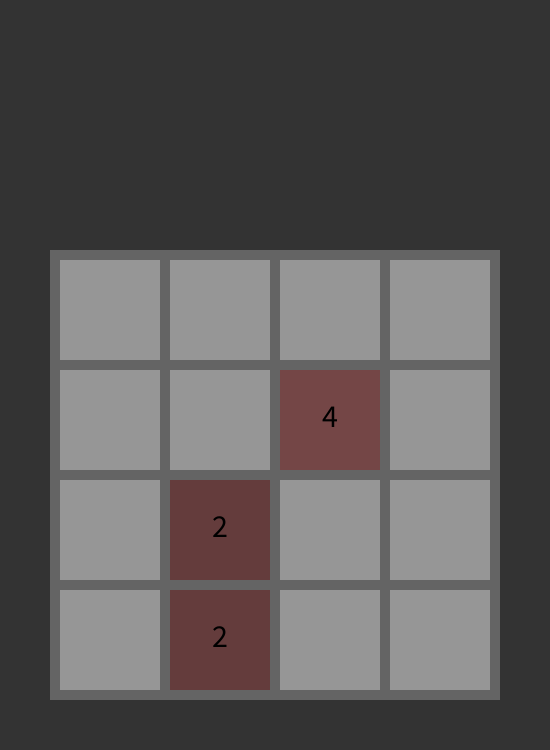
Frame 1 (no input)
Frame 60 (the mouse pressed at the canvas centre just before this capture): identical to frame 1, image omitted
Frame 120 (the mouse held since frame 60 and released just before this capture): identical to frame 1, image omitted

The Processing sketch that drew this single still picture (run headless with seeded random() and noise(); from frame 60 on, the mouse is pressed at the canvas centre):

// Processing sketch: game_2048
// ── game_2048.pde
Tile[][] tiles;

void setup() {
  size(550, 750);
  tiles = new Tile[4][4];
  spawnTile();
  spawnTile();
  spawnTile();
}

void draw() {
  background(51);

  //play area
  noStroke();
  fill(100);
  rect(50, 250, 450, 450);

  //background sqaures
  fill(150);
  int y = 260;
  for (int i = 0; i < 4; i++) {
    int x = 60;
    for (int j = 0; j < 4; j++) {
      rect(x, y, 100, 100);
      x += 110;
    }
    y += 110;
  }

  //tiles
  for (int i = 0; i < 4; i++) {
    for (int j = 0; j < 4; j++) {
      if (tiles[i][j] != null) {
        tiles[i][j].show();
      }
    }
  }
}

void keyPressed() {
  if (keyCode == UP) {
    moveUp();
  } else if (keyCode == RIGHT) {
    moveRight();
  } else if (keyCode == DOWN) {
    moveDown();
  } else if (keyCode == LEFT) {
    moveLeft();
  }
}

void moveUp() {
  for (int a = 0; a < 3; a++) {
    for (int j = 1; j <= 3; j++) {
      for (int i = 0; i <= 3; i++) {
        if (tiles[i][j-1] == null && tiles[i][j] != null && tiles[i][j].canMove) {
          tiles[i][j].j--;
          tiles[i][j-1] = tiles[i][j];
          tiles[i][j] = null;
        }
        if (tiles[i][j-1] != null && tiles[i][j] != null  && tiles[i][j].canMove) {
          if (tiles[i][j-1].val == tiles[i][j].val) {
            //merge
            tiles[i][j-1].val *= 2;
            tiles[i][j-1].canMove = false;
            tiles[i][j] = null;
          }
        }
      }
    }
  }
  spawnTile();
  enableTiles();
}

void moveRight() {
  for (int a = 0; a < 3; a++) {
    for (int i = 2; i >=0; i--) {
      for (int j = 0; j <= 3; j++) {
        if (tiles[i+1][j] == null && tiles[i][j] != null && tiles[i][j].canMove) {
          tiles[i][j].i++;
          tiles[i+1][j] = tiles[i][j];
          tiles[i][j] = null;
        }
        if (tiles[i+1][j] != null && tiles[i][j] != null && tiles[i][j].canMove) {
          if (tiles[i+1][j].val == tiles[i][j].val) {
            //merge
            tiles[i+1][j].val *= 2;
            tiles[i+1][j].canMove = false;
            tiles[i][j] = null;
          }
        }
      }
    }
  }
  spawnTile();
  enableTiles();
}

void moveDown() {
  for (int a = 0; a < 3; a++) {
    for (int j = 2; j >= 0; j--) {
      for (int i = 0; i <= 3; i++) {
        if (tiles[i][j+1] == null && tiles[i][j] != null && tiles[i][j].canMove) {
          tiles[i][j].j++;
          tiles[i][j+1] = tiles[i][j];
          tiles[i][j] = null;
        }
        if (tiles[i][j+1] != null && tiles[i][j] != null && tiles[i][j].canMove) {
          if (tiles[i][j+1].val == tiles[i][j].val) {
            //merge
            tiles[i][j+1].val *= 2;
            tiles[i][j+1].canMove = false;
            tiles[i][j] = null;
          }
        }
      }
    }
  }
  spawnTile();
  enableTiles();
}


void moveLeft() {
  for (int a = 0; a < 3; a++) {
    for (int i = 1; i <= 3; i++) {
      for (int j = 0; j <= 3; j++) {
        if (tiles[i-1][j] == null && tiles[i][j] != null && tiles[i][j].canMove) {
          tiles[i][j].i--;
          tiles[i-1][j] = tiles[i][j];
          tiles[i][j] = null;
        }
        if (tiles[i-1][j] != null && tiles[i][j] != null && tiles[i][j].canMove) {
          if (tiles[i-1][j].val == tiles[i][j].val) {
            //merge
            tiles[i-1][j].val *= 2;
            tiles[i-1][j].canMove = false;
            tiles[i][j] = null;
          }
        }
      }
    }
  }
  spawnTile();
  enableTiles();
}

void spawnTile() {
  //spawn new 2/4 val tile in random empty spot
  int numEmpty = 0;
  for (int i = 0; i < 4; i++) {
    for (int j = 0; j < 4; j++) {
      if (tiles[i][j] == null) {
        numEmpty++;
      }
    }
  }
  if (numEmpty == 0) {
    //gameover
    println("GAME OVER");
  } else {
    //spawn random tile
    int i = round(random(0, 3));
    int j = round(random(0, 3));
    int val = 2 * round(random(1, 2));
    if (tiles[i][j] == null) {
      tiles[i][j] = new Tile(i, j, val);
    } else {
      spawnTile();
      enableTiles();
    }
  }
}

void enableTiles() {
  for (int i = 0; i <= 3; i++) {
    for (int j = 0; j <= 3; j++) {
      if (tiles[i][j] != null) {
        tiles[i][j].canMove = true;
      }
    }
  }
}

// ── tile.pde
class Tile {

  float i; //column index between 0 and 3
  float j; //row index between 0 and 3
  int val; //tile value
  float sz = 32;
  boolean canMove = true;

  Tile(float i, float j, int val) {
    this.i = i;
    this.j = j;
    this.val = val;
  }

  void show() {
    float x = 60 + 110 * i;
    float y = 260 + 110 * j;
    int c = round(map(log(val), 0.69, 7.65, 100, 255));
    colorMode(HSB, 255);
    fill(0, 100, c);
    rect(x, y, 100, 100);
    fill(0,0,0);
    textSize(sz);
    textAlign(CENTER, CENTER);
    text(val, x + 50, y + 50 - 5);
    colorMode(RGB);
  }
}
